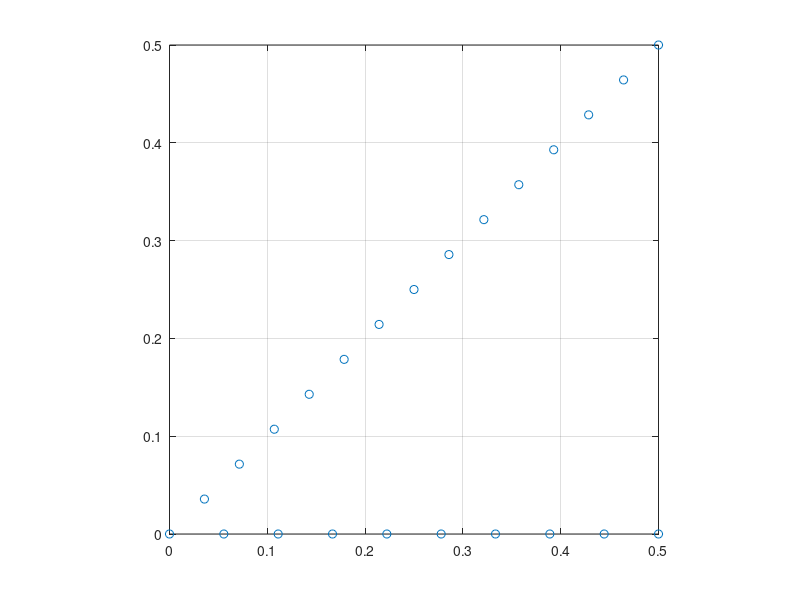
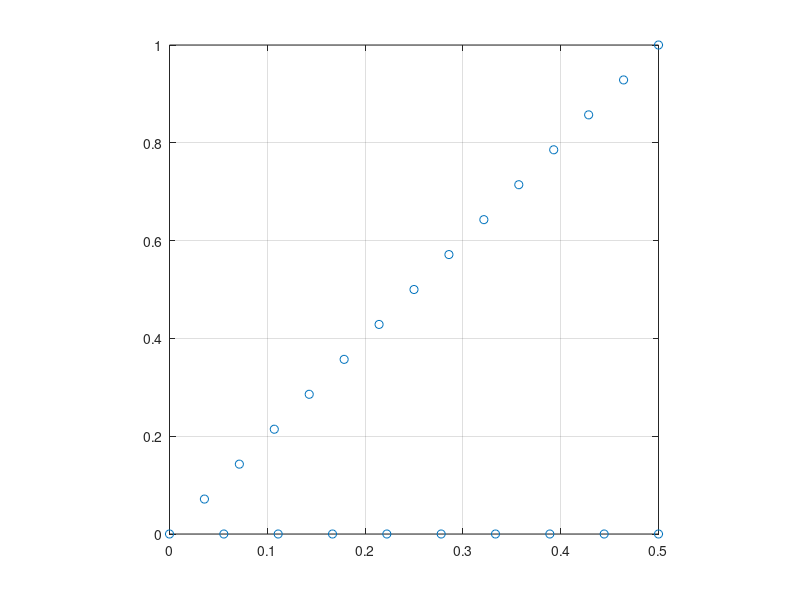
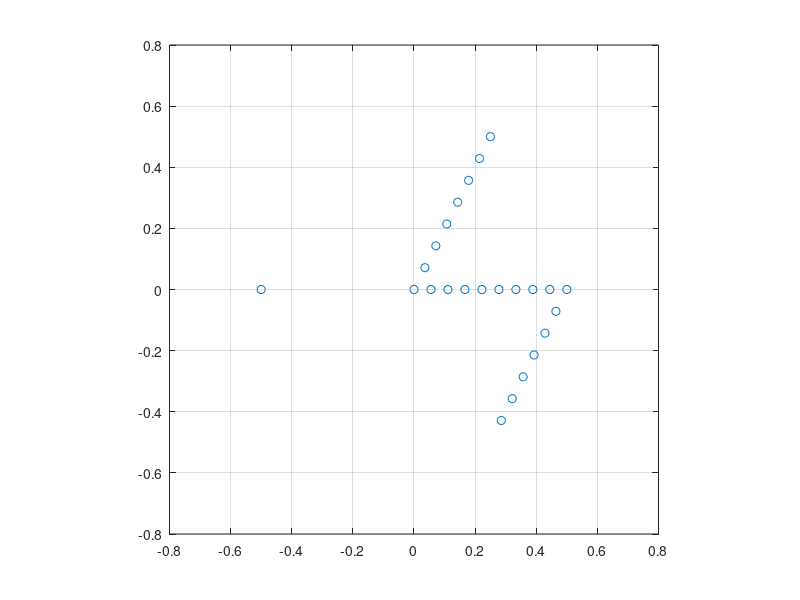

MATLAB code to generate these figures, in order:
%~~~~~~~~~~~~~~~~~~~~~~~~~~~~~~~~~~~~~~~~~~~~~~~~~~~~~~~~~~~~~~~~~~~~~~~
%
% This Matlab script is designed to fold a k-path into the BZ of 
% a supercell and produce KPOINTS file for VASP. The wavefunctions 
% generated with VASP can be unfolded back to a desured k-path set 
% below.
%
% (c) Oleg Rubel
%
%~~~~~~~~~~~~~~~~~~~~~~~~~~~~~~~~~~~~~~~~~~~~~~~~~~~~~~~~~~~~~~~~~~~~~~~


clear all;

%% User input
kpath = [1/2 0 0; ...
         0 0 0;...
         1/2 1/2 0];
npath = [10 15]; % # of points along each segment
folds = [1 2 3]; % multiplicity used to create a supercell

%% Check
if (size(kpath,1)-1 ~= length(npath))
    error('dimensions "kpath" and "npt" do not agree')
end

%% Compute
npt = sum(npath) - length(npath) + 1;
kpr = zeros(npt,3);
for i=1:size(kpath,1)-1
    kpr1 = kpath(i,:);
    kpr2 = kpath(i+1,:);
    dk = (kpr2 - kpr1)./(npath(i)-1);
    if (i > 1)
        index = sum(npath(1:i-1));
    else
        index = 1;
    end
    kpr(index,:) = kpr1;
    for j=index+1:index+npath(i)-1
        kpr(j,:) = kpr(j-1,:) + dk;
    end
end

figure(1);
plot(kpr(:,1),kpr(:,2),'o')
grid on
pbaspect([1 1 1])

ksc = zeros(size(kpr)); % allocate k-list in supercell
for i=1:npt
    ksc(i,:) = kpr(i,:).*folds;
end

figure(2);
plot(ksc(:,1),ksc(:,2),'o')
grid on
pbaspect([1 1 1])

% bring the result between [-0.5, 0.5]
for i=1:npt
    for j=1:3
        a = ksc(i,j);
        b = a+1/2;
        c = floor(b);
        ksc(i,j) = ksc(i,j) - c;
    end
end

figure(3);
plot(ksc(:,1),ksc(:,2),'o')
grid on
pbaspect([1 1 1])

%% Write KPOINTS file

fileID = fopen('KPOINTS','w');
fprintf(fileID,'%34s\n','k-mesh for unfolder band structure');
fprintf(fileID,'%8i\n',npt);
fprintf(fileID,'%18s\n','Reciprocal lattice');
for i=1:npt
    if (i ~= npt)
        fprintf(fileID,'%13.10f %13.10f %13.10f  1\n',ksc(i,:));
    else
        fprintf(fileID,'%13.10f %13.10f %13.10f  1',ksc(i,:));
    end
end
fclose(fileID);
